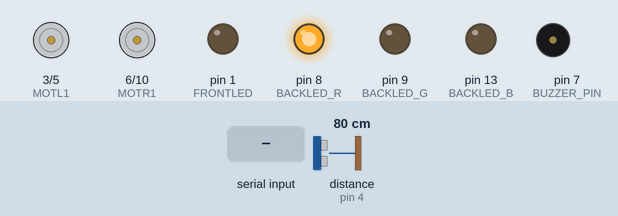
This sketch was run on a simulated Arduino Uno, built with avr-gcc and run on an emulated ATmega328P. Shown: motor-driver pin pairs drawn as motors (green arrow = first pin HIGH = forward, orange = second pin HIGH = backward, longer = more drive), output pins drawn as LEDs (lit = HIGH), buzzer (waves = sounding). Wiring (inferred from the names in the program): ultrasonic range finder: trigger pin 2; echo pin 4. Inputs (shaded band) come from the test bench; at power-on: distance to the obstacle (sensor on pin 4) 80 cm. The echo pulse lasts 58.3 µs per cm; pins used as bus, display or sensor lines are not drawn.

Above: at 1.2 s.
1.3 s: distance to the obstacle (sensor on pin 4) set to 44 cm
2.8 s: distance to the obstacle (sensor on pin 4) set to 38 cm
At 3.8 s:
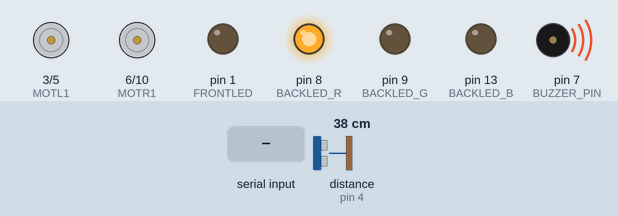
4.3 s: "F" received over the second serial link
At 5.1 s:
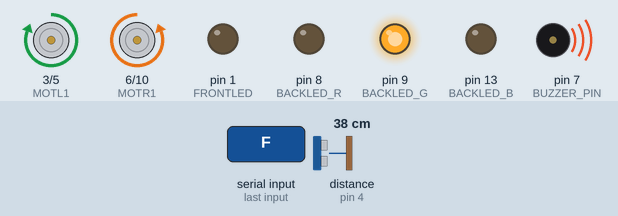
5.8 s: "G" received over the second serial link
At 7.0 s:
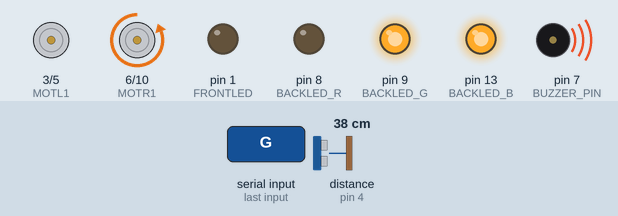
7.3 s: "I" received over the second serial link
At 8.0 s:
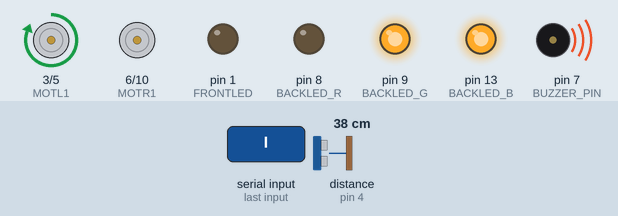
8.8 s: "B" received over the second serial link
At 10.1 s:
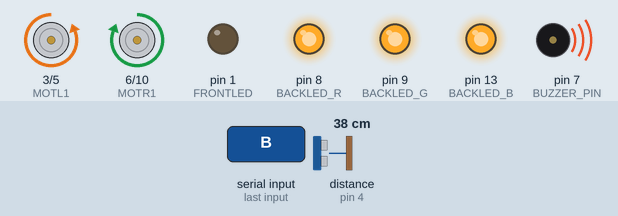
Timing chart, 0 to 11.3 s (numbered marks = the images above; inputs shaded):
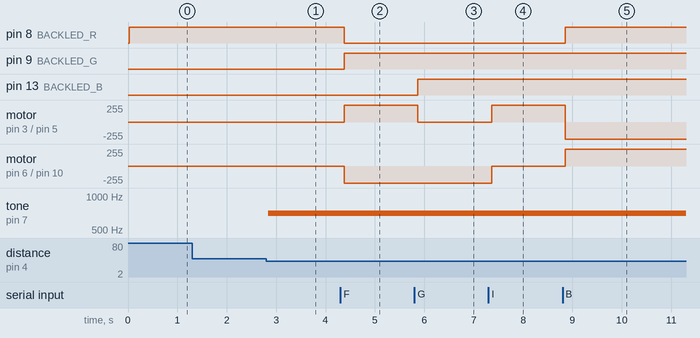

The sketch:

bt_obstacle_avoidance.ino
```cpp
/*
 * Robotics B1 Project code
 */

#include <SoftwareSerial.h>
SoftwareSerial bluetooth(11, 12); // RX, TX; connecc TX of Bluetooth to RX, and RX of Bluetooth to TX via voltage divider (2k to ground, 1k to Arduino)

#define MOTL1 3
#define MOTL2 5
#define MOTR1 6
#define MOTR2 10
#define MOT_DELAY 50

#define TRIG_PIN 2
#define ECHO_PIN 4
#define AVG_NUM  5

#define LIM1 40
#define LIM2 25
#define LIM3 15
#define TONE1 700
#define TONE2 1400
#define TONE3 2500
#define HORN  400

#define BUZZER_PIN 7

#define BACKLED_R 8
#define BACKLED_G 9
#define BACKLED_B 13

#define FRONTLED 1

#define MAX_DIFFERENCE 20                           // adjust sensitivity

double distance, last_distance;

char bt_chr = 'S';        // initialised as "stop"
int motor_speed = 255;    // initialised at full speed

bool clear_ahead = true;
bool no_obstacle_near = true;
//bool horn_on = false;


void motorWrite(int motL1, int motL2, int motR1, int motR2) {
  analogWrite(MOTL1, motL1);
  analogWrite(MOTL2, motL2);
  analogWrite(MOTR1, motR1);
  analogWrite(MOTR2, motR2);
}

void ledWrite(bool led_r, bool led_g, bool led_b) {
  digitalWrite(BACKLED_R, led_r);
  digitalWrite(BACKLED_G, led_g);
  digitalWrite(BACKLED_B, led_b);
}

double getDistance() {
  long duration;
  distance = 0;

  for (int i = 0; i < AVG_NUM; i++) {
    digitalWrite(TRIG_PIN, LOW);
    delayMicroseconds(2);

    digitalWrite(TRIG_PIN, HIGH);
    delayMicroseconds(10);
    digitalWrite(TRIG_PIN, LOW);

    duration = pulseIn(ECHO_PIN, HIGH);
    distance += duration * 0.034/2;
  }

  return distance/AVG_NUM;
}


void setup() {
  pinMode(MOTL1, OUTPUT);
  pinMode(MOTL2, OUTPUT);
  pinMode(MOTR1, OUTPUT);
  pinMode(MOTR2, OUTPUT);
  motorWrite(0,0,0,0);      // initialise all pins with 0

  pinMode(TRIG_PIN, OUTPUT);
  pinMode(ECHO_PIN, INPUT);
  last_distance = getDistance();

  pinMode(BUZZER_PIN,OUTPUT);
  pinMode(BACKLED_R,OUTPUT);
  pinMode(BACKLED_G,OUTPUT);
  pinMode(BACKLED_B,OUTPUT);
  pinMode(FRONTLED,OUTPUT);

  ledWrite(true, false, false);

  bluetooth.begin(9600);
  //Serial.begin(9600);     // can't use, as pins 0 and 1 will otherwise be unusable                  DISABLEEEEE
}

void loop() {
  distance = getDistance();
  if ( abs(distance - last_distance) > MAX_DIFFERENCE) {      // to smooth out spikes in distance measuring
    distance = getDistance();                                 // can use a while loop instead, but it might lock into an endless loop
  }
  last_distance = distance;

  if (distance != 0) {
    if (distance <= LIM3) {
      clear_ahead = false;
      no_obstacle_near = false;

      if (bt_chr == 'F' or bt_chr == 'G' or bt_chr == 'I') {
        motorWrite(0,0,0,0);            // stop the motor if it's moving forward
      }

      tone(BUZZER_PIN, TONE3);
      ledWrite(true, false, false);
    } else {
      clear_ahead = true;

      if (distance <= LIM2) {
        no_obstacle_near = false;
        tone(BUZZER_PIN, TONE2);
      } else if (distance <= LIM1) {
        no_obstacle_near = false;
        tone(BUZZER_PIN, TONE1);
      } else {
        no_obstacle_near = true;
        noTone(BUZZER_PIN);
      }
    }
  } else {
    clear_ahead = true;
    no_obstacle_near = true;
    noTone(BUZZER_PIN);
  }
  /*Serial.print(no_obstacle_near);                                         // DISABLEEEEEEEEEE
  Serial.print(clear_ahead);
  Serial.print(" ");*/

  // NOTE: clear_ahead =/= obstacle_near. obstacle_near triggers when there's an object within LIM1, and clear_ahead when within LIM3.


  if (bluetooth.available() > 0) {
    bt_chr = bluetooth.read();
    //Serial.println(bt_chr);

    // only when a change in the controls is detected will this switch block execute
    switch (bt_chr) {
      case 'S':     // stop
        motorWrite(0,0,0,0);
        ledWrite(true, false, false);
        break;

      case 'F':     // forward
        if (clear_ahead) {
          delay(MOT_DELAY);
          motorWrite(motor_speed,0,0,motor_speed);
          ledWrite(false, true, false);
        }
        break;
      case 'B':     // backward
        delay(MOT_DELAY);
        motorWrite(0,motor_speed,motor_speed,0);
        ledWrite(true, true, true);
        break;
      case 'L':     // left
        delay(MOT_DELAY);
        motorWrite(0,motor_speed,0,motor_speed);
        ledWrite(false, false, true);
        break;
      case 'R':     // right
        delay(MOT_DELAY);
        motorWrite(motor_speed,0,motor_speed,0);
        ledWrite(false, false, true);
        break;

      case 'G':     // forward-left
        if (clear_ahead) {
          delay(MOT_DELAY);
          motorWrite(0,0,0,motor_speed);
          ledWrite(false, true, true);
        }
        break;
      case 'I':     // forward-right
        if (clear_ahead) {
          delay(MOT_DELAY);
          motorWrite(motor_speed,0,0,0);
          ledWrite(false, true, true);
        }
        break;
      case 'H':     // backward-left
        delay(MOT_DELAY);
        motorWrite(0,motor_speed,0,0);
        ledWrite(true, true, true);
        break;
      case 'J':     // backward-right
        delay(MOT_DELAY);
        motorWrite(0,0,motor_speed,0);
        ledWrite(true, true, true);
        break;

      // controlling the motor speed for all motorWrite()'s after this loop
      case 'q':
        motor_speed = 255;
        break;
      case '9':
        motor_speed = 230;
        break;
      case '8':
        motor_speed = 204;
        break;
      case '7':
        motor_speed = 179;
        break;
      case '6':
        motor_speed = 153;
        break;
      case '5':
        motor_speed = 128;
        break;
      case '4':
        motor_speed = 102;
        break;
      case '3':
        motor_speed = 77;
        break;
      case '2':
        motor_speed = 51;
        break;
      case '1':
        motor_speed = 26;
        break;
      case '0':
        motor_speed = 0;
        break;

      case 'W':
        digitalWrite(FRONTLED, HIGH);
        break;
      case 'w':
        digitalWrite(FRONTLED, LOW);
        break;

      case 'V':
        //horn_on = true;
        if (no_obstacle_near) {
          tone(BUZZER_PIN, HORN);
        }
        break;
      case 'v':
        //horn_on = false;
        if (no_obstacle_near) {
          noTone(BUZZER_PIN);
        }
        break;

      case 'D':     // stop all? not sure
        motorWrite(0,0,0,0);
        noTone(BUZZER_PIN);
        ledWrite(false, false, false);
        digitalWrite(FRONTLED, LOW);
        break;
    }
  }

  delay(30);
}
```

Measured:
- the behaviour switches between 41 and 40 cm on distance to the obstacle (sensor on pin 4) (found by bisection; images 0 and 1)
- after the input at 1.3 s, every drawn part: stays the same
- after the input at 2.8 s, tone on pin 7 (BUZZER_PIN): silent → 700 Hz at once
- after the input at 4.3 s, pin 8 (BACKLED_R): HIGH → LOW after 0.08 s; pin 9 (BACKLED_G): LOW → HIGH after 0.08 s; motor on pin 3 (MOTL1) / pin 5 (MOTL2): stopped → forward 255/255 after 0.08 s; motor on pin 6 (MOTR1) / pin 10 (MOTR2): stopped → backward 255/255 after 0.08 s
- after the input at 5.8 s, pin 13 (BACKLED_B): LOW → HIGH after 0.07 s; motor on pin 3 (MOTL1) / pin 5 (MOTL2): forward 255/255 → stopped after 0.07 s
- after the input at 7.3 s, motor on pin 3 (MOTL1) / pin 5 (MOTL2): stopped → forward 255/255 after 0.06 s; motor on pin 6 (MOTR1) / pin 10 (MOTR2): backward 255/255 → stopped after 0.06 s
- after the input at 8.8 s, pin 8 (BACKLED_R): LOW → HIGH after 0.06 s; motor on pin 3 (MOTL1) / pin 5 (MOTL2): forward 255/255 → backward 255/255 after 0.06 s; motor on pin 6 (MOTR1) / pin 10 (MOTR2): stopped → forward 255/255 after 0.06 s
